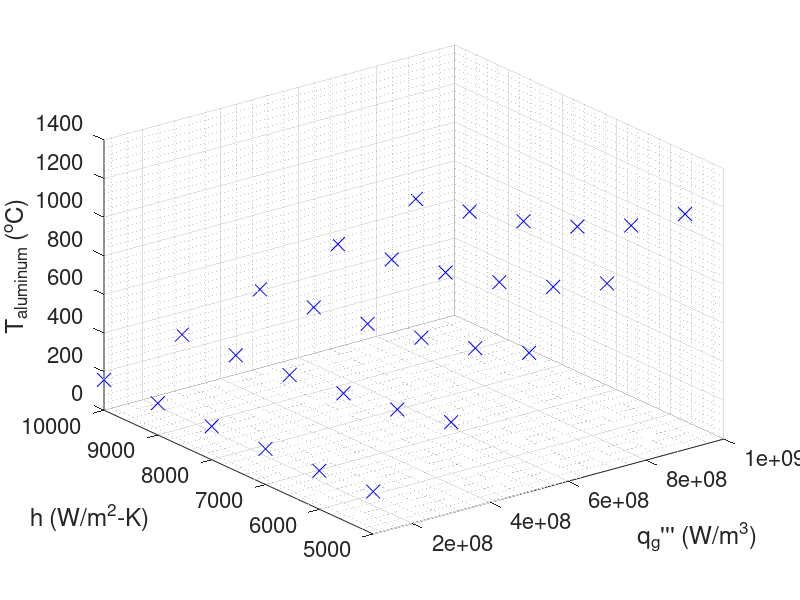
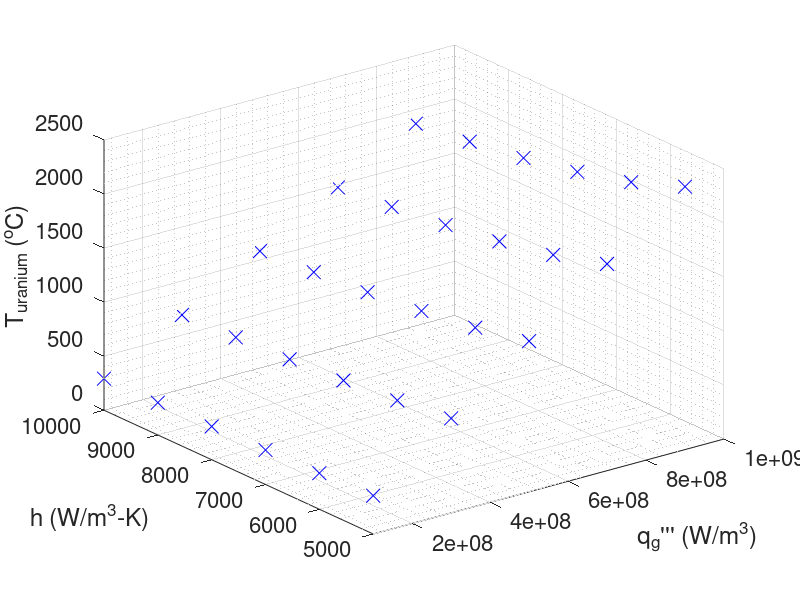

These charts were generated, in order, by the following MATLAB code:
% Chris Kreienkamp - 901965168
% Heat Transfer
% Homework #2 - 7 Feb 2019

clear
clc
clf


%% CALCULATION
TmaxA = 660;
TmaxU = 1132;
i = 0;
qg_ = zeros(500,1);
h_ = zeros(500,1);
T_aluminum = zeros(500,1);
T_uranium = zeros(500,1);
for qg = 10^8:200000000:10^9
    for h = 5000:1000:10000
        i = i+1;
        qg_(i) = qg;
        h_(i) = h;
        T_aluminum(i) = 95+qg/(160*h);
        T_uranium(i) = 95+qg/(160*h)+qg/116*(1.5625e-4);
    end
end


%% PLOT

figure(1)
plot3(qg_,h_,T_aluminum,'bx','MarkerSize',10)
xlabel('q_g'''''' (W/m^3)'); ylabel('h (W/m^2-K)'); zlabel('T_{aluminum} (^oC)')
axis([10^8 10^9 5000 10000])
set(gca,'FontSize',16)
grid on; grid minor

figure(2)
plot3(qg_,h_,T_uranium,'bx','MarkerSize',10)
xlabel('q_g'''''' (W/m^3)'); ylabel('h (W/m^3-K)'); zlabel('T_{uranium} (^oC)')
axis([10^8 10^9 5000 10000])
set(gca,'FontSize',16)
grid on; grid minor